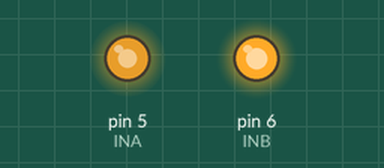
Simulated run of this sketch. Board: Arduino Uno, built with avr-gcc and run on an emulated ATmega328P. On the bench: output pins drawn as LEDs (lit = HIGH).

Above: at 0.05 s.
At 6.65 s:
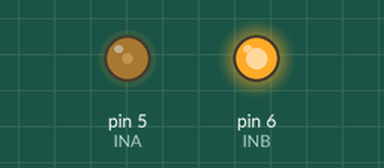
At 13.25 s:
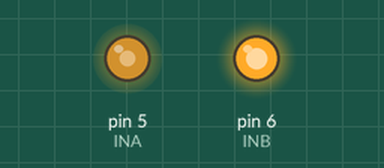
At 18.25 s:
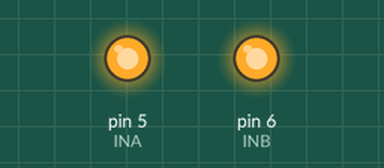
Timing chart, 0 to 23.8 s (numbered marks = the images above):
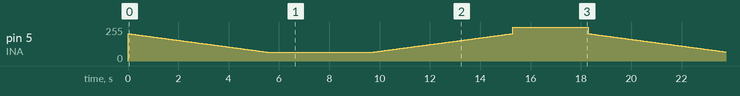

The sketch:

DC_fan_project_code.ino
```cpp
// --- Pin Assignments ---
const int INA = 5;  // PWM Pin to control speed
const int INB = 6;  // Reference Pin (Kept HIGH for Active-LOW logic)

// --- Safe Speed Thresholds (Inverted for Active-LOW) ---
// For Active-LOW: 255 is completely OFF, and 0 is absolute MAX speed.
const int MIN_SPEED = 205;  // Starts slowly (255 - 50 = 205)
const int MAX_SPEED = 65;   // Safe top speed ceiling (255 - 190 = 65)

// --- Timing Controls ---
const int STEP_DELAY = 40;      // 40ms per step for smooth acceleration
const int TOP_SPEED_HOLD = 4000; // Hold top speed for 4 seconds
const int IDLE_HOLD = 3000;      // Stay completely off for 3 seconds

void setup() {
  pinMode(INA, OUTPUT);
  pinMode(INB, OUTPUT);

  // Set INB to HIGH. This provides the 5V reference for Active-LOW switching.
  digitalWrite(INB, HIGH);

  // Start with the fan completely off
  turnFanOff();
}

void loop() {
  // 1. GRADUAL SPIN UP (Acceleration)
  // To speed up an Active-LOW fan, we must DECREASE the PWM value toward 0
  for (int currentSpeed = MIN_SPEED; currentSpeed >= MAX_SPEED; currentSpeed--) {
    analogWrite(INA, currentSpeed);
    delay(STEP_DELAY);
  }

  // 2. HOLD TOP SPEED
  delay(TOP_SPEED_HOLD);

  // 3. GRADUAL SPIN DOWN (Deceleration)
  // To slow down an Active-LOW fan, we INCREASE the PWM value back toward 255
  for (int currentSpeed = MAX_SPEED; currentSpeed <= MIN_SPEED; currentSpeed++) {
    analogWrite(INA, currentSpeed);
    delay(STEP_DELAY);
  }

  // 4. SYSTEM IDLE / OFF
  turnFanOff();
  delay(IDLE_HOLD);
}

// Helper function to handle Active-LOW shutdown
void turnFanOff() {
  digitalWrite(INA, HIGH); // Both pins HIGH = zero voltage difference = motor stops
  digitalWrite(INB, HIGH);
}
```
